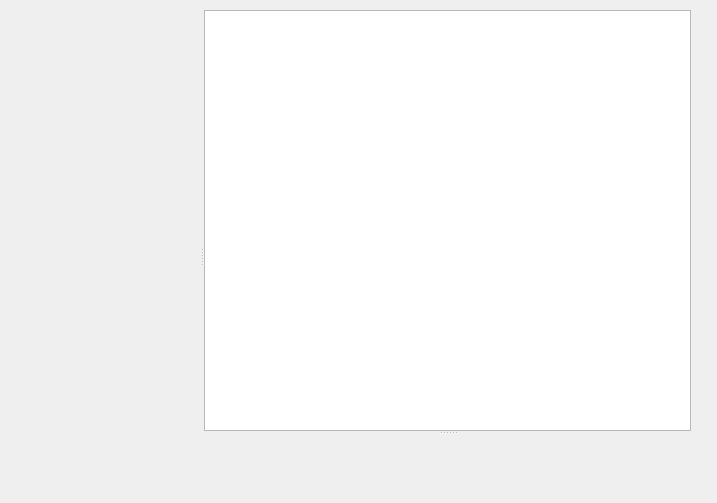
<?xml version="1.0" encoding="UTF-8"?>
<ui version="4.0">
 <class>QArkNavigationPlotWidget</class>
 <widget class="QWidget" name="QArkNavigationPlotWidget">
  <property name="geometry">
   <rect>
    <x>0</x>
    <y>0</y>
    <width>717</width>
    <height>503</height>
   </rect>
  </property>
  <property name="windowTitle">
   <string>Form</string>
  </property>
  <widget class="QSplitter" name="splitterH">
   <property name="geometry">
    <rect>
     <x>10</x>
     <y>10</y>
     <width>681</width>
     <height>491</height>
    </rect>
   </property>
   <property name="orientation">
    <enum>Qt::Horizontal</enum>
   </property>
   <widget class="QWidget" name="plotAreaWidget" native="true"/>
   <widget class="QSplitter" name="splitterV">
    <property name="orientation">
     <enum>Qt::Vertical</enum>
    </property>
    <widget class="QTreeView" name="treeView">
     <property name="sizePolicy">
      <sizepolicy hsizetype="Preferred" vsizetype="Preferred">
       <horstretch>0</horstretch>
       <verstretch>0</verstretch>
      </sizepolicy>
     </property>
    </widget>
    <widget class="QWidget" name="colorBoxContainer" native="true"/>
   </widget>
  </widget>
 </widget>
 <resources/>
 <connections/>
</ui>
